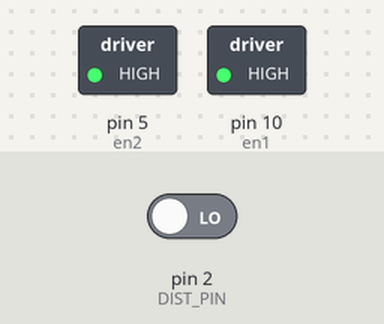
Simulated run of this sketch. Board: Arduino Uno, built with avr-gcc and run on an emulated ATmega328P. Parts: switched loads named in the sketch (green lamp = pin HIGH). The test bench sets the inputs (shaded band); at power-on: pin 2 (DIST_PIN) LOW.

Above: at 0.1 s.
At 1.1 s:
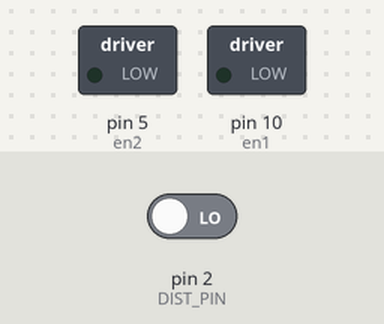
Timing chart, 0 to 2.6 s (numbered marks = the images above):
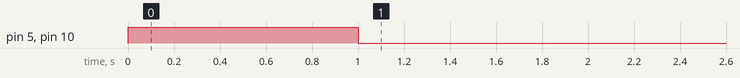

The sketch:

testing_motor.ino
```cpp
/*
  Napier SLAM
  26/3/18
  Pat
  Start
*/


/*
    BELOW IS FOR OUR BOT
    CHANGE AS NEEDED
    Wheel is 66.10 millimeters Diameter
    Circumference in mm is therefore (66.10 * pi) / 10
    = 208mm
    There are 20 slots in disk
    mm per step is therefore 208 / 20
    = 10.4
    So this will be used for distance travelled
*/

// Constant for mm per slot (see above)
const float MM_SLOT = 10;

// Constant for Distance Interrupt Pin
const byte DIST_PIN = 2;

// Volatile int to hold slot counts
volatile int slotC = 0;

// Pins for Right Motor
// pwm
int en1 = 10;
int in1 = 9;
int in2 = 8;

// Pins for Left Motor
int en2 = 5;
int in3 = 6;
int in4 = 7;


// Interrupt Service Routine for counting slots
void ISR_count()
{
  slotC++;  // increment slot count
}

/*
   All the various functions
   Motion Etc
*/

// Function for Forward Travel
void forward(int mSpeed)
{
  // reset slot count
  slotC = 0;

  // right motor forward
  digitalWrite(in1, HIGH);
  digitalWrite(in2, LOW);

  // left motor forward
  digitalWrite(in3, HIGH);
  digitalWrite(in4, LOW);

  // set motors speed
  analogWrite(en1, mSpeed);
  analogWrite(en2, mSpeed);
}

// Function for Reverse Travel
void reverse(int slots, int mSpeed)
{
  // reset slot count
  slotC = 0;

  // right motor reverse
  digitalWrite(in1, LOW);
  digitalWrite(in2, HIGH);

  // left motor reverse
  digitalWrite(in3, LOW);
  digitalWrite(in4, HIGH);

  // go in reverse number of slots
  while (slots > slotC) {
    analogWrite(en1, mSpeed);
    analogWrite(en2, mSpeed);
  }

  // and stop :)
  mStop();
}

// Function to Turn Right
void right(int slots, int mSpeed)
{
  // reset slot count
  slotC = 0;

  // right motor reverse
  digitalWrite(in1, LOW);
  digitalWrite(in2, HIGH);

  // left motor forward
  digitalWrite(in3, HIGH);
  digitalWrite(in4, LOW);

  // go right number of slots
  while (slots > slotC) {
    analogWrite(en1, mSpeed);
    analogWrite(en2, mSpeed);
  }

  // and stop :)
  mStop();
}

// Function to Turn Left
void left(int slots, int mSpeed)
{
  // right motor reverse
  digitalWrite(in1, HIGH);
  digitalWrite(in2, LOW);

  // left motor forward
  digitalWrite(in3, LOW);
  digitalWrite(in4, HIGH);

  // go left number of slots
  while (slots > slotC) {
    analogWrite(en1, mSpeed);
    analogWrite(en2, mSpeed);
  }

  // and stop :)
  mStop();
}

void mStop () {
  analogWrite(en1, 0);
  analogWrite(en2, 0);
}

/*
   And we begin
*/

void setup()
{
  // Attach the Interrupt to ISR, increasing count on high sensor
  attachInterrupt(digitalPinToInterrupt (DIST_PIN), ISR_count, RISING);

  // testing below
  forward(255);  // Forward at 255 speed
  delay(1000);  // Wait one second
  Serial.println(slotC);
  mStop();
//  reverse(10, 255);  // Reverse 10 steps at 255 speed
//  delay(1000);  // Wait one second
//  forward(150);  // Forward 10 steps at 150 speed
//  delay(1000);  // Wait one second
//  reverse(10, 200);  // Reverse 25.4 cm at 200 speed
//  delay(1000);  // Wait one second
//  right(12, 175);  // Spin right 20 steps at 255 speed
//  delay(1000);  // Wait one second
//  left(12, 175);  // Spin left 60 steps at 175 speed
}


void loop()
{

}
```
